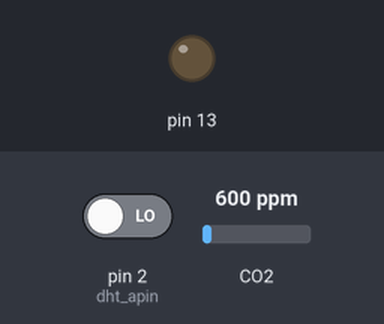
Bench run of a sketch on a simulated Arduino Uno, built with avr-gcc and run on an emulated ATmega328P. Parts: output pins drawn as LEDs (lit = HIGH). The inputs (shaded band) are chosen by the test bench; at power-on: pin 2 (dht_apin) LOW, CO2 600 ppm. What the sketch prints to the serial monitor is not drawn.

Above: at 0.1 s.
At 120.1 s:
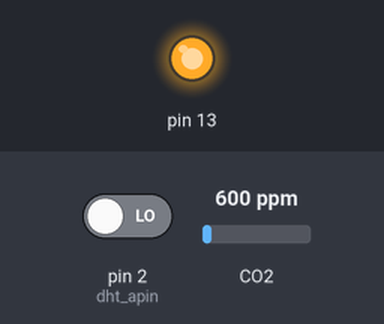
Timing chart, 0 to 121.6 s (numbered marks = the images above):
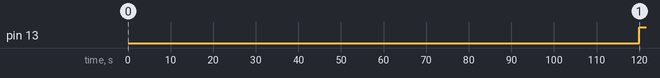

The sketch:

Nh3_Developed_by_shivam_gupta.ino
```cpp
#include "MQ135.h"
#include <dht.h>

int adcPin = 0;
int adcValue = 0;
float v;
float rs, ppm;
 int dht_apin =2;
 float c;

dht DHT;
void setup (){
Serial.begin (9600);
//GSMSerial.begin(9600);

pinMode(A5,INPUT);
pinMode(13,OUTPUT);
Serial.println("Welcome this is ammonia detector");
Serial.println("Waiting to heat up the sensor........");
delay(120000);


}
void loop() {
  adcValue = analogRead (A5);
v = adcValue * (5.00/1024);

MQ135 gasSensor = MQ135(A5);
DHT.read11(dht_apin);
/*c=analogRead(A5);
if(c>500)
{
  digitalWrite(13,HIGH);
  Serial.println("AT+CMGF=1");
  delay(1000);
  Serial.println("AT+CMGS=\"+919340486817\"\r");
  delay(1000);
  Serial.println("Unhygiene or pollution or High level of gas detected!!!");
  delay(20000);
  }*/
float air_quality = gasSensor.getPPM();
//float rzero = gasSensor.getRZero();
//Serial.println (rzero);
//delay(10000);
if(air_quality>10)
{
  digitalWrite(13,HIGH);
  //Serial.println("AT+CMGF=1");
  delay(1000);
  Serial.println("ATD+919340662260;");
  delay(1000);
  Serial.println("HIgh level of NH3 detected!!!");
  delay(180000);
  }
  digitalWrite(13,LOW);
Serial.print("NH3 level = ");
Serial.print (air_quality);
Serial.println("_ppm");
//Serial.println ("\n");
 Serial.print("Current humidity = ");

    Serial.print(DHT.humidity);

    Serial.print("%  ");

    Serial.print("temperature = ");

    Serial.print(DHT.temperature);

    Serial.println("C  ");
    Serial.println("\n");

delay(2000);
}
```

dht.h
```cpp
#ifndef dht_h
#define dht_h

#if ARDUINO >= 100
 #include "Arduino.h"
#else
 #include "WProgram.h"
#endif

#define DHT_LIB_VERSION "0.1.00"

class dht
{
public:
	int read11(uint8_t pin);
    int read22(uint8_t pin);
	double humidity;
	double temperature;

private:
	uint8_t bits[5];
	int read(uint8_t pin);
};
#endif
```

Measured:
- by itself, pin 13: LOW → HIGH at 120 s
